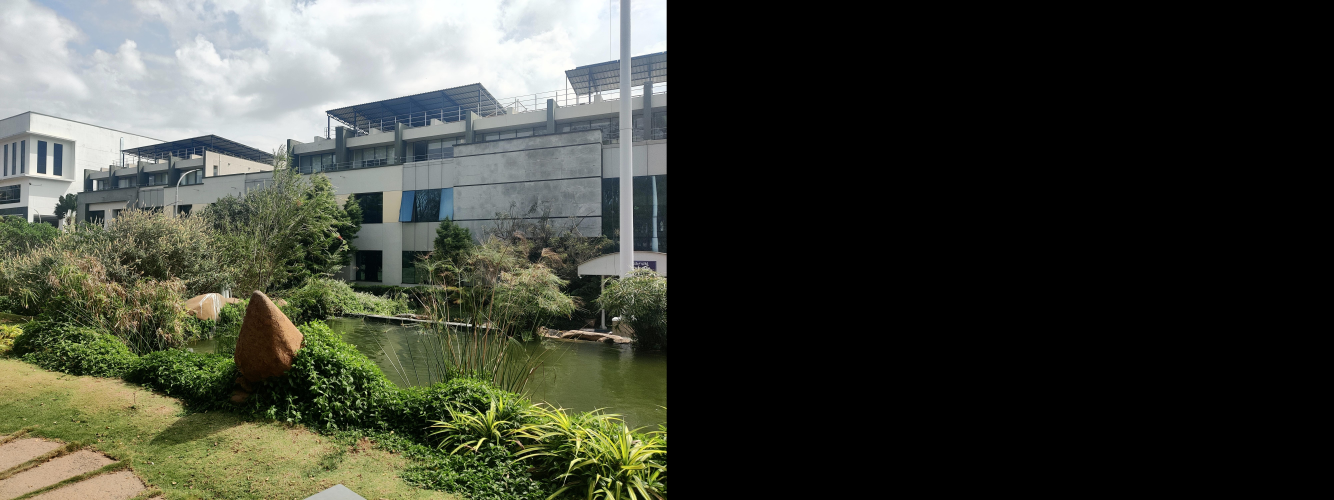
#> input picture panorama1.jpg, 8000 x 3000 px (shown at 1/6 size)
$ python laplacian_blending.py
#> lines starting #> are read from the running program, lines starting #| are printed output that depends on the picture; after the words box and inside, x2 and y2 are one past the last pixel; in counts of white or black regions, pixels touching at a corner belong together
#> further down, img1 is the input picture: shape (3000, 8000, 3); mean B, G, R 56.1, 66.1, 63.3
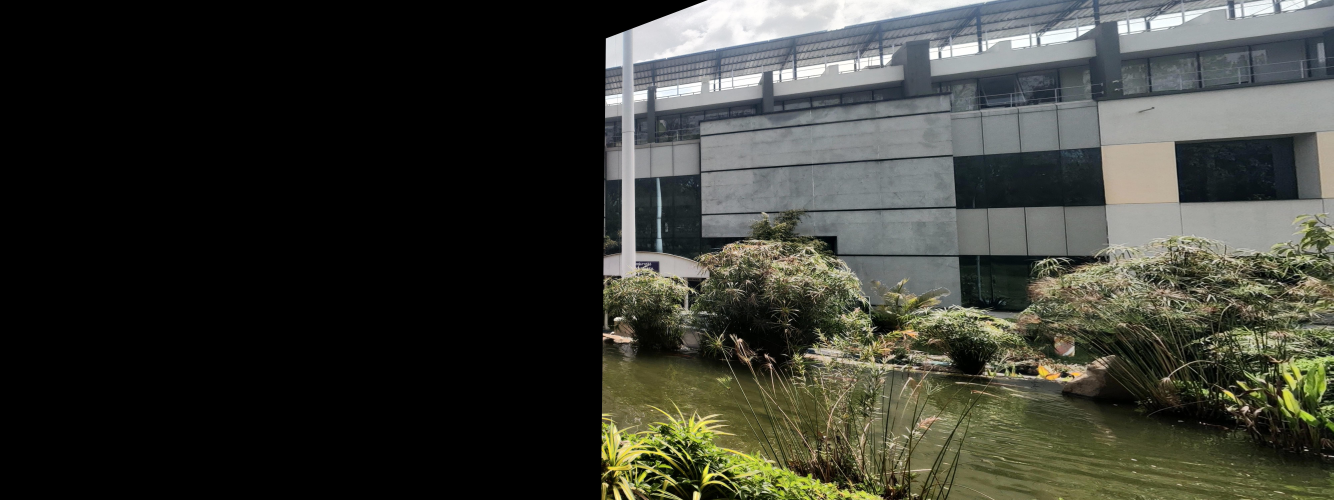
#> input picture panorama2.jpg, 8000 x 3000 px (shown at 1/6 size)
#> further down, img2 is the input picture: shape (3000, 8000, 3); mean B, G, R 51.4, 58.6, 57.3
import cv2 as cv
import numpy as np
import matplotlib.pyplot as plt

def build_gaussian_pyramid(image, levels):
    """Builds a Gaussian Pyramid for an image."""
#> called with levels = 6
    pyramid = [image]
    for i in range(levels-1):
        image = cv.pyrDown(image)
        pyramid.append(image)
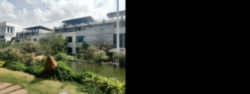
#> image: shape (94, 250, 3); mean of channels 0, 1, 2 56.7, 66.6, 63.8; drawn as B, G, R
#> after the loop, pyramid = 6 items
    return pyramid

def build_laplacian_pyramid(image, levels):
    """Builds a Laplacian Pyramid for an image."""
    gaussian_pyramid = build_gaussian_pyramid(image, levels)
#> gaussian_pyramid = 6 items
    laplacian_pyramid = []

    for i in range(levels-1):
        size = (gaussian_pyramid[i].shape[1], gaussian_pyramid[i].shape[0])
        upsampled = cv.pyrUp(gaussian_pyramid[i+1], dstsize=size)
        laplacian = cv.subtract(gaussian_pyramid[i], upsampled)
        laplacian_pyramid.append(laplacian)
#> this loop made 5 passes
#> pass 1, in build_laplacian_pyramid, `laplacian = cv.subtract(gaussian_pyramid[i], upsampled)`:
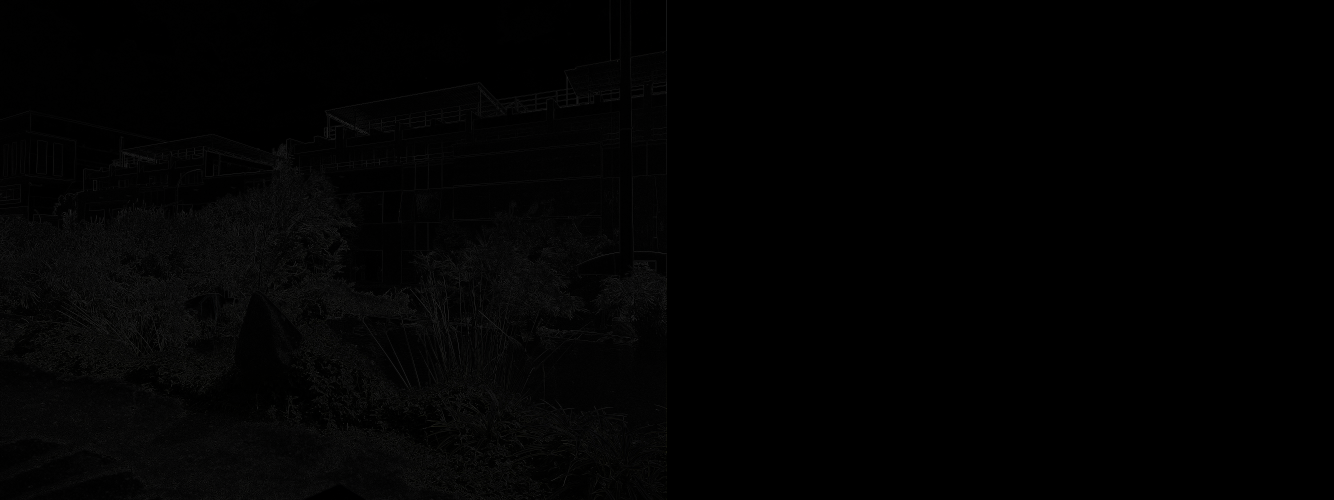
#> laplacian: shape (3000, 8000, 3) (shown at 1/6 size); mean of channels 0, 1, 2 2.4, 2.4, 2.4; drawn as B, G, R
#> after the loop, laplacian_pyramid = 5 items

    laplacian_pyramid.append(gaussian_pyramid[-1])  # Last level is the same as Gaussian
    return laplacian_pyramid

def laplacian_blend(img1, img2, mask, levels=6):
    """Blends two images using Laplacian Pyramid Blending."""

    # Build Laplacian Pyramids for both images
    laplacian_pyramid1 = build_laplacian_pyramid(img1, levels)
#> laplacian_pyramid1 = 6 items
    laplacian_pyramid2 = build_laplacian_pyramid(img2, levels)
#> call 2 of build_gaussian_pyramid, with levels = 6
#> the loop in build_gaussian_pyramid (call 2), `for i in range(levels-1):` made 5 passes
#> pass 3, in build_gaussian_pyramid (call 2), `image = cv.pyrDown(image)`:
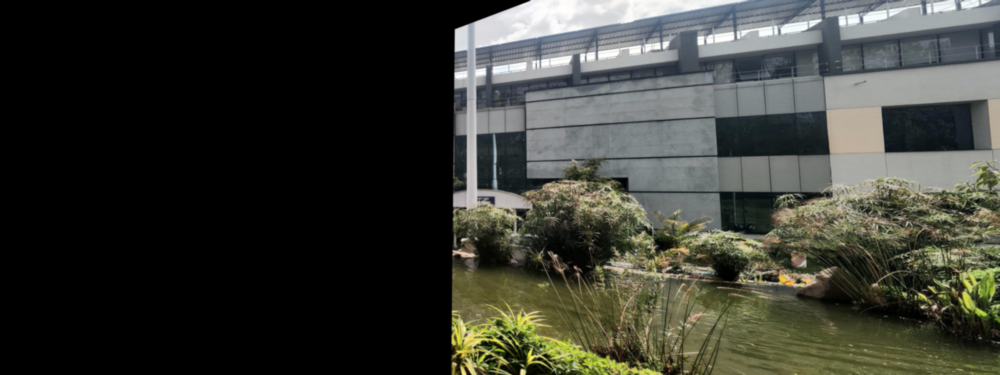
#> image: shape (375, 1000, 3); mean of channels 0, 1, 2 51.4, 58.6, 57.3; drawn as B, G, R
#> after the loop in build_gaussian_pyramid (call 2), `for i in range(levels-1):`:
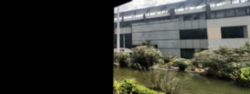
#> image: shape (94, 250, 3); mean of channels 0, 1, 2 51.4, 58.5, 57.2; drawn as B, G, R
#> laplacian_pyramid2 = 6 items

    # Build Gaussian Pyramid for the mask
    gaussian_pyramid_mask = build_gaussian_pyramid(mask, levels)
#> the loop in build_gaussian_pyramid (call 3), `for i in range(levels-1):` made 5 passes
#> pass 1, in build_gaussian_pyramid (call 3), `image = cv.pyrDown(image)`:
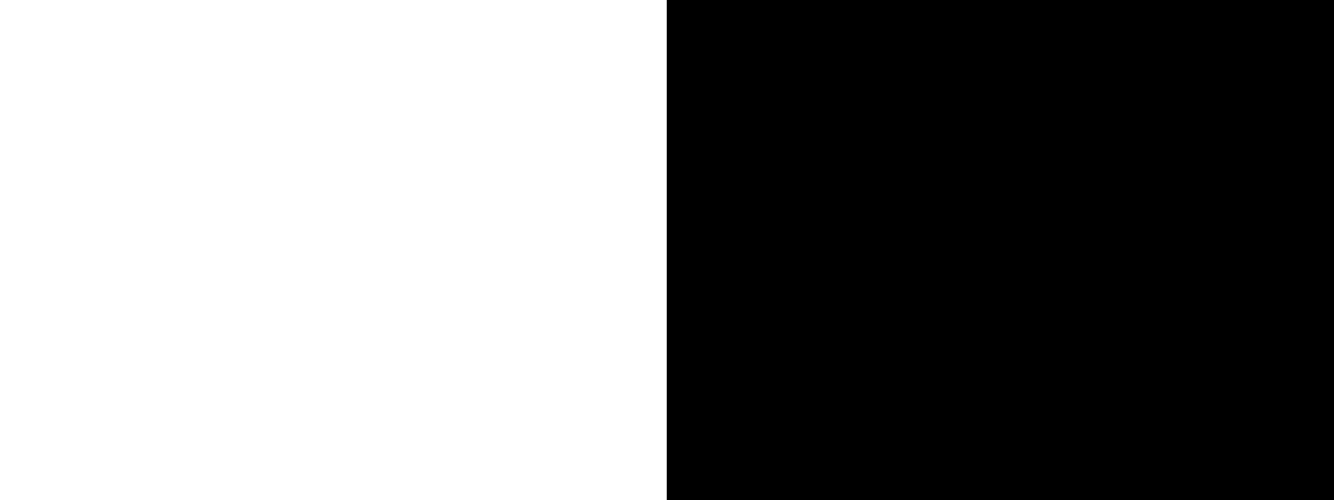
#> image: shape (1500, 4000, 3) float32 (shown at 1/3 size); min 0, max 1, mean 0.5
#> pass 3, in build_gaussian_pyramid (call 3), `image = cv.pyrDown(image)`:
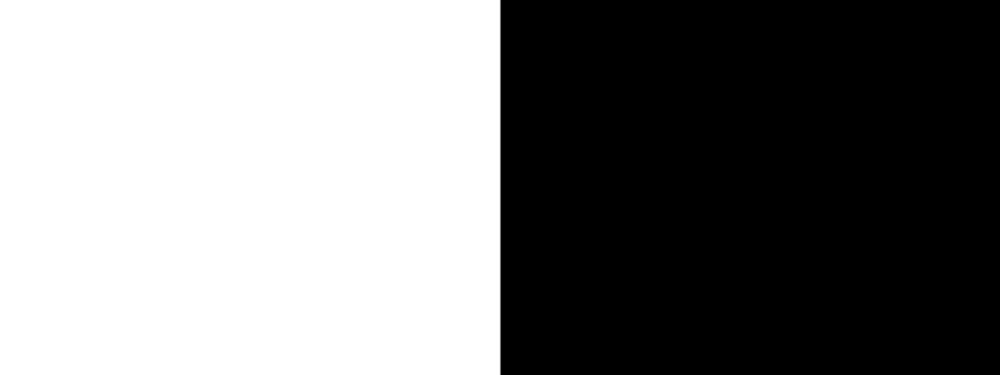
#> image: shape (375, 1000, 3) float32; min 0, max 1, mean 0.5
#> gaussian_pyramid_mask = 6 items
#> mask: shape (3000, 8000, 3) float32; values 0 (black) and 1 (white), 50% white; 1 white region, box (x1, y1, x2, y2) and area: (0, 0, 4000, 3000) 12000000

    # Blend the Laplacian Pyramids at each level
    blended_pyramid = []
    for i in range(levels):
        blended = cv.multiply(gaussian_pyramid_mask[i], laplacian_pyramid1[i]) + \
                 cv.multiply(1 - gaussian_pyramid_mask[i], laplacian_pyramid2[i])
        blended_pyramid.append(blended)
#> after the loop, blended_pyramid = []

    # Reconstruct the final image
    blended_image = blended_pyramid[-1]
    for i in range(levels-2, -1, -1):
        size = (blended_pyramid[i].shape[1], blended_pyramid[i].shape[0])
        blended_image = cv.pyrUp(blended_image, dstsize=size)
        blended_image = cv.add(blended_pyramid[i], blended_image)

    return blended_image

# Load images and mask
img1 = cv.imread('panorama1.jpg')  # Replace with your image path
img2 = cv.imread('panorama2.jpg')  # Replace with your image path

# Ensure both images are of the same size
img1 = cv.resize(img1, (img2.shape[1], img2.shape[0]))

# Create a mask (you can replace this with your own mask)
mask = np.zeros_like(img1, dtype=np.float32)
mask[:, :img1.shape[1]//2] = 1  # This creates a left-right mask

# Perform Laplacian Pyramid Blending
#> (the run stopped early here; a loop or call above may not have finished)
